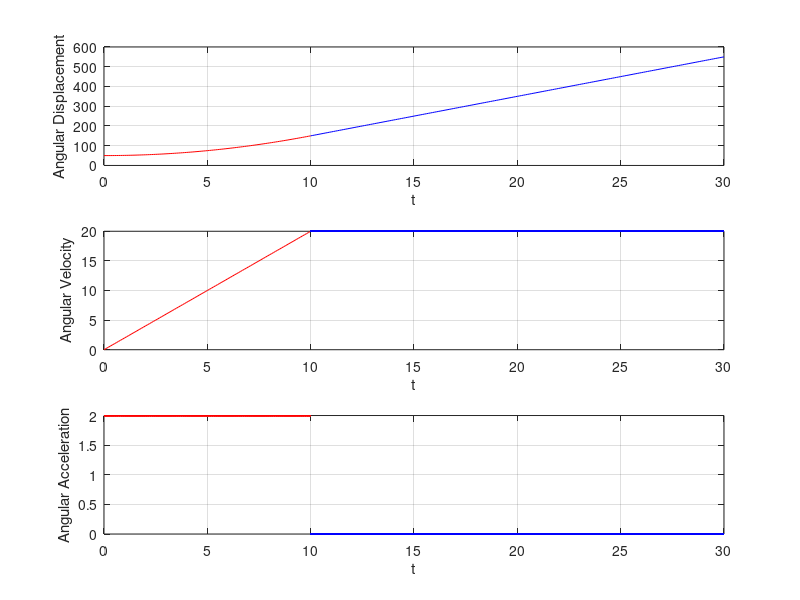
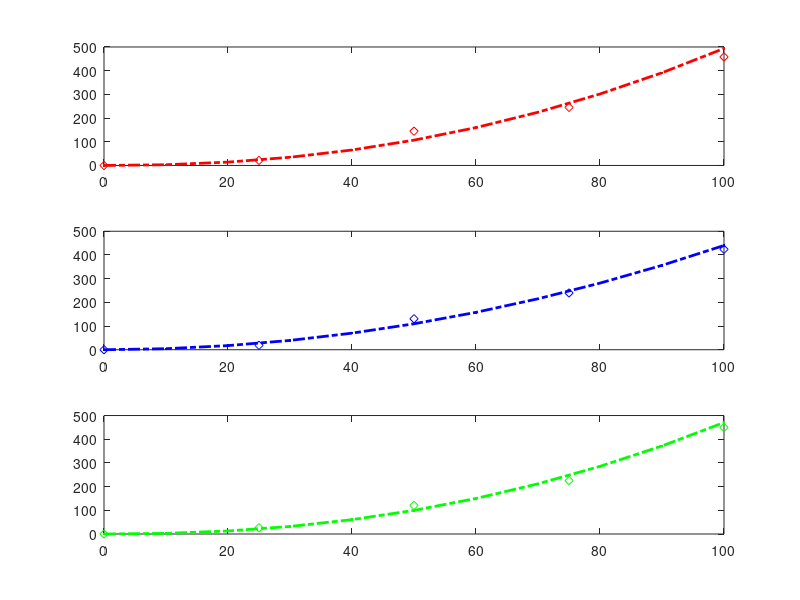
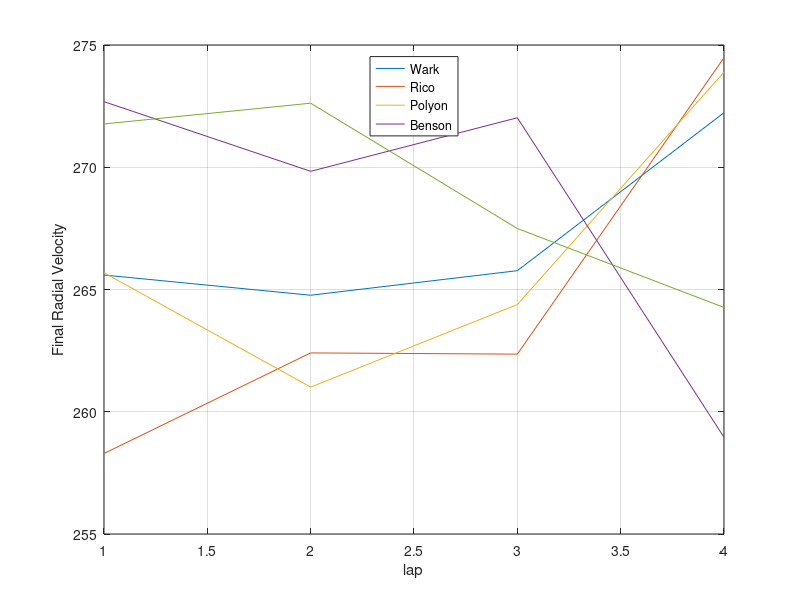
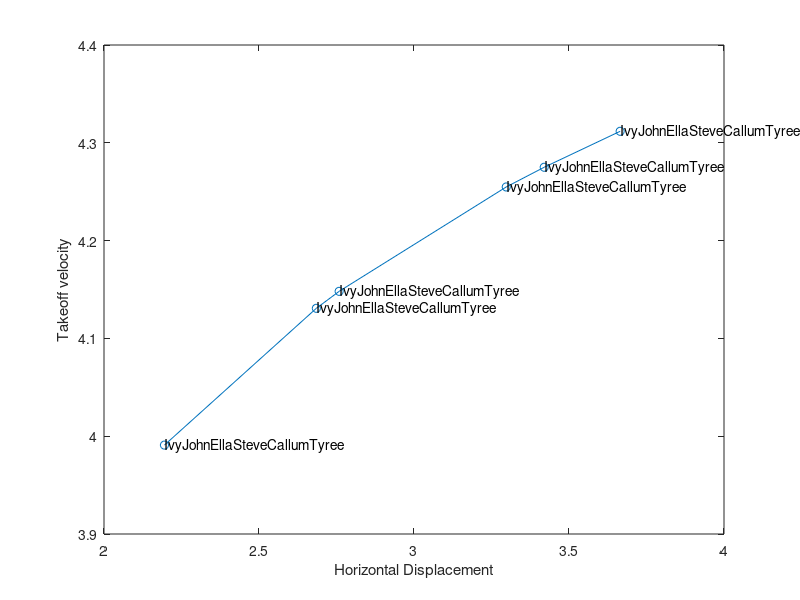

Recreate these plots in MATLAB, in order.
% Campbell Gregor
% Last modified: 5/8
% 33110018

clc; clear all; close all;

% Task 2
figure(1);
x1 = 0:0.1:10;
x2 = 10:0.1:30;

% Displacement
theta1 = x1.^2 + 50;
theta2 = 20*x2 - 50;

subplot(3,1,1)
plot(x1,theta1, "r-" ,x2,theta2,"b-");
xlabel("t");
ylabel("Angular Displacement");
grid on;

% Velocity
w1 = 2 * x1;
w2 = x2 .* zeros(length(x2)) + 20;
subplot(3,1,2)
plot(x1,w1, "r-" ,x2,w2,"b-");
xlabel("t");
ylabel("Angular Velocity");
grid on;

% Acceleration
a1 = x1 .* zeros(length(x1)) + 2;
a2 = x2 .* zeros(length(x2));
subplot(3,1,3)
plot(x1,a1, "r-" ,x2,a2,"b-");
xlabel("t");
ylabel("Angular Acceleration");
grid on;


% Task 3
figure(2);
v = 0:25:100;
v1 = 0:10:100;
f1 = [0,21.1,144.6,245,458];
f2 = [0, 18.7, 130.7, 239.6, 423.8];
f3 = [0 ,26.4 ,120.6, 225.5, 449.6];

F1 =  (v1.^2.2085) .* 0.0189;
F2 = (v1.^2.007) .* 0.0426;
F3 = (v1.^2.2369) .* 0.0158;


% Tried with all on one graph but the overlap made it hard to interpret so
% decided to do subplots
subplot(3,1,1);
plot(v,f1,'d','color','r'); 
hold on;
plot(v1,F1,"r-..", 'LineWidth',2);
hold off;
subplot(3,1,2);
plot(v,f2,'d','color','b'); 
hold on;
plot(v1,F2,"b-..", 'LineWidth',2);
hold off;

subplot(3,1,3);
plot(v,f3,'d','color','g'); 
hold on;
plot(v1,F3,"g-..", 'LineWidth',2);
hold off;

% Task 4 

% Constant acceleration
% in km
lap = 1;
% convert to m
s = lap * 1000;
% in cm
tyreRadius = 48.26;
% convert to m
r = tyreRadius/100;

% starting velocity in km/h
startingVelocity = [0.6, 0.8, 0.2, 0.2; 
    0.2, 0.5, 0.5, 0.1; 
    0.1, 0.5, 1.1, 0.0;
    0.6, 0.9, 0.3, 0.6; 
    0.5, 0.7, 0.6, 1.0;];
% tam times in s
Times  = [15.531, 15.555, 15.569, 15.200;
    16.019,15.731, 15.734, 15.087;
    15.586, 15.815, 15.541, 15.131; 
    15.129, 15.253, 15.200, 15.927;
    15.191, 15.121, 15.421, 15.560;];

% find constant acceleration of each lap
% therefore use s = v0 * t + 0.5 * a * t^2

% Got wierd answers with the equation below
%A = (s - (startingVelocity .* Times)) .* (Times.^2).*2;
A = zeros(5,4);
for i = 1:5
    for j = 1:4
        A(i,j) = (s - startingVelocity(i,j) * Times(i,j)) * 2 /(Times(i,j))^2;
    end
end

% Average acceleration
AvgA = zeros(1,4);

for i = 1:4
    Avg = 0;
    for j = 1:5
        Avg = Avg + A(j,i);
    end
    AvgA(i) = Avg; 
end

% max acceleration value in the list
% 1 =Wark, 2 =Rico, 3 =Polyon, 4 =Benson
fastest = find(AvgA==max(AvgA));
% Benson was able to accelerate the fastest

% Final angular velocity
% wf = wi + a*t, convert tangential to radial w = v/r

final = startingVelocity + (A .* Times);

radialFinal = (final ./r).';

figure(3);

plot([1,2,3,4],radialFinal);
xlabel("lap");
ylabel("Final Radial Velocity");
grid on;
legend("Wark", "Rico","Polyon", "Benson", "location", "north");

% Task 5

% Equation used s/t - 0.5 * a * t = vi
g = -9.8;
s5 = -1;
angle = 30;
t5 = [1.1, 1.3, 1.33, 1.55, 1.6, 1.7];
names = ["Ivy", "John", "Ella", "Steve", "Callum", "Tyree"];

figure(4);

vi =(s5 - t5.*(0.5 * -9.8))./t5;
R = (vi.* sind(30)) .* t5;

plot(R,vi, "o-");
xlabel("Horizontal Displacement")
ylabel("Takeoff velocity")
text(R,vi,names)

